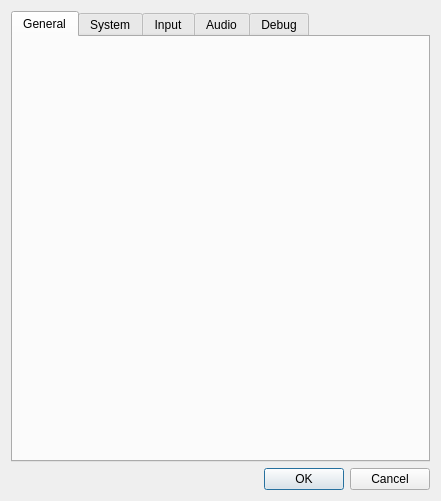
<?xml version="1.0" encoding="UTF-8"?>
<ui version="4.0">
 <class>ConfigureDialog</class>
 <widget class="QDialog" name="ConfigureDialog">
  <property name="geometry">
   <rect>
    <x>0</x>
    <y>0</y>
    <width>441</width>
    <height>501</height>
   </rect>
  </property>
  <property name="windowTitle">
   <string>Citra Configuration</string>
  </property>
  <layout class="QVBoxLayout" name="verticalLayout">
   <item>
    <widget class="QTabWidget" name="tabWidget">
     <property name="currentIndex">
      <number>0</number>
     </property>
     <widget class="ConfigureGeneral" name="generalTab">
      <attribute name="title">
       <string>General</string>
      </attribute>
     </widget>
     <widget class="ConfigureSystem" name="systemTab">
      <attribute name="title">
       <string>System</string>
      </attribute>
     </widget>
     <widget class="QWidget" name="inputTab">
      <attribute name="title">
       <string>Input</string>
      </attribute>
     </widget>
      <widget class="ConfigureAudio" name="audioTab">
        <attribute name="title">
          <string>Audio</string>
        </attribute>
      </widget>
     <widget class="ConfigureDebug" name="debugTab">
      <attribute name="title">
       <string>Debug</string>
      </attribute>
     </widget>
    </widget>
   </item>
   <item>
    <widget class="QDialogButtonBox" name="buttonBox">
     <property name="standardButtons">
      <set>QDialogButtonBox::Cancel|QDialogButtonBox::Ok</set>
     </property>
    </widget>
   </item>
  </layout>
 </widget>
 <customwidgets>
  <customwidget>
   <class>ConfigureGeneral</class>
   <extends>QWidget</extends>
   <header>configure_general.h</header>
   <container>1</container>
  </customwidget>
  <customwidget>
   <class>ConfigureSystem</class>
   <extends>QWidget</extends>
   <header>configure_system.h</header>
   <container>1</container>
  </customwidget>
  <customwidget>
   <class>ConfigureAudio</class>
   <extends>QWidget</extends>
   <header>configure_audio.h</header>
   <container>1</container>
  </customwidget>
  <customwidget>
   <class>ConfigureDebug</class>
   <extends>QWidget</extends>
   <header>configure_debug.h</header>
   <container>1</container>
  </customwidget>
 </customwidgets>
 <resources/>
 <connections>
  <connection>
   <sender>buttonBox</sender>
   <signal>accepted()</signal>
   <receiver>ConfigureDialog</receiver>
   <slot>accept()</slot>
   <hints>
    <hint type="sourcelabel">
     <x>220</x>
     <y>380</y>
    </hint>
    <hint type="destinationlabel">
     <x>220</x>
     <y>200</y>
    </hint>
   </hints>
  </connection>
  <connection>
   <sender>buttonBox</sender>
   <signal>rejected()</signal>
   <receiver>ConfigureDialog</receiver>
   <slot>reject()</slot>
   <hints>
    <hint type="sourcelabel">
     <x>220</x>
     <y>380</y>
    </hint>
    <hint type="destinationlabel">
     <x>220</x>
     <y>200</y>
    </hint>
   </hints>
  </connection>
 </connections>
</ui>
